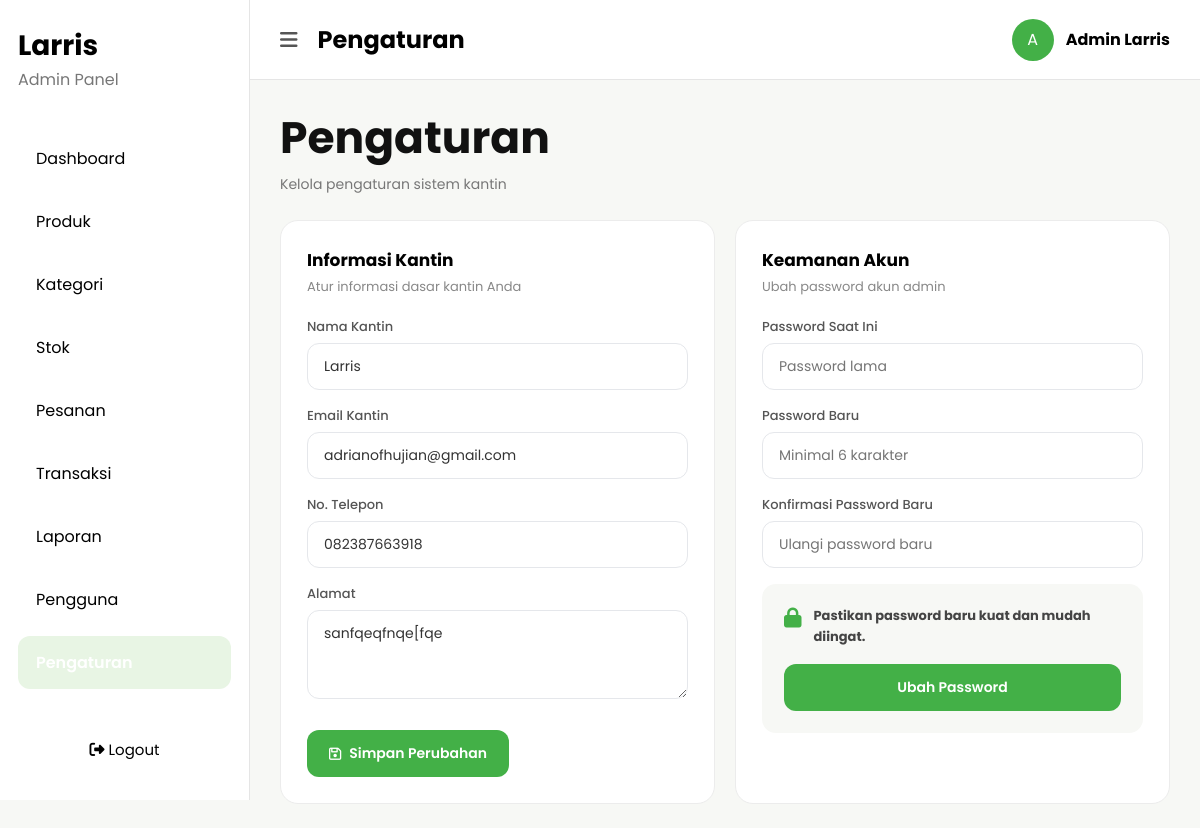
Screenshot of /nine/Admin/Pengaturan.php (signed in) with the database file from the repository.
### tables this page shows
CREATE TABLE `pengaturan` (
  `id_pengaturan` int(11) NOT NULL,
  `nama_kantin` varchar(100) DEFAULT NULL,
  `email` varchar(100) DEFAULT NULL,
  `telepon` varchar(20) DEFAULT NULL,
  `alamat` text DEFAULT NULL
);

### nine/Admin/Pengaturan.php (the view, shortened to what this page needs)
<?php
include "../Config/config.php";
$r   = mysqli_query($koneksi,"SELECT * FROM pengaturan LIMIT 1");
$set = mysqli_fetch_assoc($r);
?>
<!DOCTYPE html>
<html lang="id">
<head>
<link rel="stylesheet" href="https://cdnjs.cloudflare.com/ajax/libs/font-awesome/6.5.1/css/all.min.css"/>
<link rel="stylesheet" href="Laporan.css">
</head>
<body>
<div class="dashboard">
<div class="sidebar" id="sidebar">
  <div>
    <div class="logo"><h2>Larris</h2><p>Admin Panel</p></div>
    <ul class="menu">
      <li><a href="Dashboard.php">Dashboard</a></li>
      <li><a href="Produk.php">Produk</a></li>
      <li><a href="kategori.php">Kategori</a></li>
      <li><a href="Stok.php">Stok</a></li>
      <li><a href="Pesanan.php">Pesanan</a></li>
      <li><a href="Transaksi.php">Transaksi</a></li>
      <li><a href="Laporan.php">Laporan</a></li>
      <li><a href="Pengguna.php">Pengguna</a></li>
      <li class="active"><a href="Pengaturan.php">Pengaturan</a></li>
    </ul>
  </div>
  <button class="logout-btn" onclick="openLogout()"><i class="fa-solid fa-right-from-bracket"></i> Logout</button>
</div>
<div class="main">
  <div class="topbar">
    <div class="top-left"><i class="fa-solid fa-bars menu-btn" onclick="toggleSidebar()"></i><h2>Pengaturan</h2></div>
    <div class="top-right"><div class="admin-profile"><div class="profile-circle">A</div><h4>Admin Larris</h4></div></div>
  </div>
  <div class="page-header">
    <div><h1>Pengaturan</h1><p>Kelola pengaturan sistem kantin</p></div>
  </div>
  <div class="settings-grid">
    <div class="box">
      <h3>Informasi Kantin</h3>
      <p class="sub">Atur informasi dasar kantin Anda</p>
      <form method="POST">
        <div class="form-group">
          <label>Nama Kantin</label>
          <input type="text" name="nama_kantin" value="<?= htmlspecialchars($set['nama_kantin']??'Larris') ?>" required>
        </div>
        <div class="form-group">
          <label>Email Kantin</label>
          <input type="email" name="email" value="<?= htmlspecialchars($set['email']??'') ?>">
        </div>
        <div class="form-group">
          <label>No. Telepon</label>
          <input type="text" name="telepon" value="<?= htmlspecialchars($set['telepon']??'') ?>">
        </div>
        <div class="form-group">
          <label>Alamat</label>
          <textarea name="alamat" rows="3"><?= htmlspecialchars($set['alamat']??'') ?></textarea>
        </div>
        <button type="submit" class="save-btn" style="margin-top:8px">
          <i class="fa-regular fa-floppy-disk"></i> Simpan Perubahan
        </button>
      </form>
    </div>
    <div class="box">
      <h3>Keamanan Akun</h3>
      <p class="sub">Ubah password akun admin</p>
      <form method="POST">
        <div class="form-group">
          <label>Password Saat Ini</label>
          <input type="password" name="pw_lama" required placeholder="Password lama">
        </div>
        <div class="form-group">
          <label>Password Baru</label>
          <input type="password" name="pw_baru" required placeholder="Minimal 6 karakter">
        </div>
        <div class="form-group">
          <label>Konfirmasi Password Baru</label>
          <input type="password" name="pw_konfirm" required placeholder="Ulangi password baru">
        </div>
        <div class="secure-box" style="margin-top:16px">
          <div class="secure-top">
            <i class="fa-solid fa-lock"></i>
            <div><h4>Pastikan password baru kuat dan mudah diingat.</h4></div>
          </div>
          <button type="submit" class="password-btn">Ubah Password</button>
        </div>
      </form>
    </div>
  </div>
</div>
</div>
</body></html>

### nine/Admin/Laporan.css (style rules this page uses)
* { margin:0; padding:0; box-sizing:border-box; font-family:'Poppins',sans-serif; }
body { background:#f7f8f5; }
.dashboard { display:flex; }
.sidebar { transition:0.3s; width:250px; height:100vh; background:#fff; border-right:1px solid #e5e5e5; padding:25px 18px; display:flex; flex-direction:column; justify-content:space-between; position:fixed; }
.logo h2 { font-size:28px; }
.logo p { color:#777; }
.menu { list-style:none; margin-top:40px; }
.menu li { padding:14px 18px; border-radius:12px; margin-bottom:10px; display:flex; align-items:center; gap:14px; cursor:pointer; transition:.3s; }
.menu li.active { background:#e8f5e4; color:#2e9b35; font-weight:600; }
.logout-btn { padding:14px; border:none; border-radius:12px; background:#fff; cursor:pointer; font-size:15px; }
.main { margin-left:250px; width:calc(100% - 250px); transition:0.3s; }
.topbar { height:80px; background:#fff; border-bottom:1px solid #e5e5e5; padding:0 30px; display:flex; justify-content:space-between; align-items:center; }
.top-left { display:flex; align-items:center; gap:20px; }
.top-right { display:flex; align-items:center; gap:25px; }
.admin-profile { display:flex; align-items:center; gap:12px; }
.profile-circle { width:42px; height:42px; border-radius:50%; background:#43b047; color:#fff; display:flex; align-items:center; justify-content:center; }
.page-header { margin:25px 30px; display:flex; justify-content:space-between; align-items:center; }
.page-header h1 { font-size:44px; }
.page-header p { color:#777; }
.menu li a { text-decoration:none; color:black; display:flex; align-items:center; gap:15px; width:100%; }
.menu li.active a { color:white; }
.sidebar { transition: 0.3s; }
.menu-btn { font-size: 20px; cursor: pointer; color: #555; transition: 0.2s; }
.page-header { margin: 25px 30px; display: flex; justify-content: space-between; align-items: center; }
.page-header h1 { font-size: 44px; font-weight: 700; color: #111; }
.page-header p { color: #777; font-size: 14px; margin-top: 4px; }
.add-btn, .add-product, .save-btn { display: inline-flex; align-items: center; gap: 8px; background: #43b047; color: #fff; border: none; padding: 13px 22px; border-radius: 12px; font-family: 'Poppins', sans-serif; font-size: 14px; font-weight: 600; cursor: pointer; transition: 0.2s; white-space: nowrap; }
.aktif, .active, .aman, .selesai, .lunas { background: #e8f7e6; color: #2e9b35; }
.form-group { margin-bottom: 16px; }
.form-group label { display: block; font-size: 13px; font-weight: 500; color: #555; margin-bottom: 6px; }
.form-group input, .form-group select, .form-group textarea { width: 100%; padding: 12px 16px; border: 1px solid #e5e7eb; border-radius: 12px; font-family: 'Poppins', sans-serif; font-size: 14px; color: #333; outline: none; transition: border-color 0.2s; }
.form-group textarea { resize: vertical; min-height: 80px; }
.settings-grid { display: grid; grid-template-columns: 1fr 1fr; gap: 20px; margin: 0 30px 24px; }
.box { background: #fff; border-radius: 18px; border: 1px solid #ececec; padding: 26px; }
.box h3 { font-size: 17px; font-weight: 700; margin-bottom: 4px; }
.box .sub { font-size: 13px; color: #888; margin-bottom: 20px; }
.secure-box { background: #f7f8f5; border-radius: 14px; padding: 22px; display: flex; flex-direction: column; gap: 16px; }
.secure-top { display: flex; gap: 12px; align-items: flex-start; }
.secure-top i { font-size: 20px; color: #43b047; margin-top: 2px; }
.secure-top h4 { font-size: 13px; line-height: 1.6; color: #444; }
.password-btn { background: #43b047; color: #fff; border: none; padding: 13px; border-radius: 12px; font-family: 'Poppins', sans-serif; font-size: 14px; font-weight: 600; cursor: pointer; transition: 0.2s; }

### rows the page displays
pengaturan: nama_kantin "Larris", email "adrianofhujian@gmail.com", telepon "082387663918", alamat "sanfqeqfnqe[fqe"
